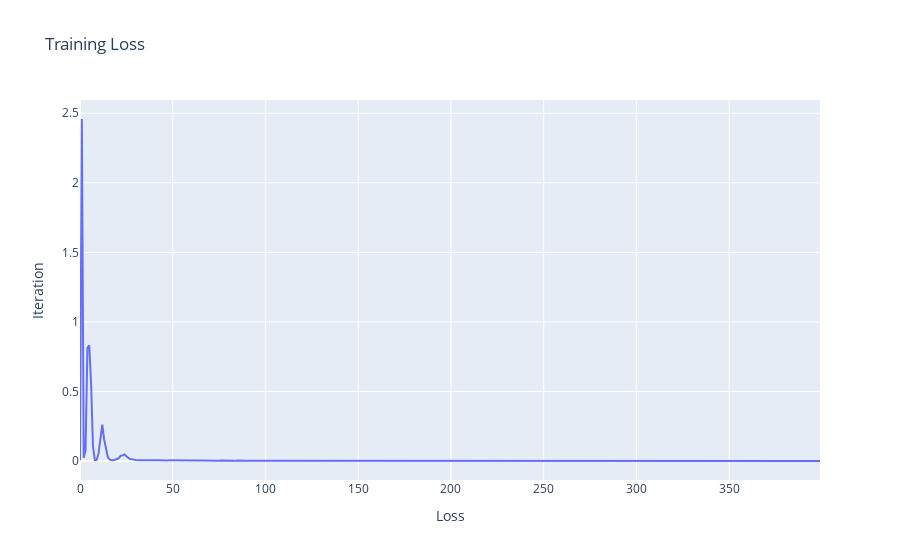

Notebook cell for this chart:
### Code cell
# Define the loss function and optimizer
criterion = nn.CrossEntropyLoss()
optimizer = optim.Adam(model.parameters(), lr=0.001)
losses = []

# Training the model
for epoch in range(20):
    running_loss = 0.0
    for images, labels in trainloader:
        images, labels = images.to(DEVICE), labels.to(DEVICE)
        optimizer.zero_grad()
        output = model(images)
        loss = criterion(output, labels)
        loss.backward()
        optimizer.step()
        running_loss += loss.item()
        losses.append(loss.item())
    print(f"Epoch {epoch+1}, Loss: {running_loss/len(trainloader)}")

print('Finished Training')

# Evaluate the model
correct = 0
total = 0
with torch.no_grad():
    for images, labels in testloader:
        images, labels = images.to(DEVICE), labels.to(DEVICE)
        outputs = model(images)
        _, predicted = torch.max(outputs.data, 1)
        total += labels.size(0)
        correct += (predicted == labels).sum().item()

print(f'Accuracy on the 10000 test images: {100 * correct / total}%')
line(losses, title='Training Loss', yaxis_title='Iteration', xaxis_title='Loss')

### Figure 1 — Plotly figure (JSON) as saved in the notebook; plotly's stock layout.template omitted (floating-point values rounded to 4 significant figures; data arrays with more than 128 entries replaced by an {"elided": "..."} marker saying what was removed)
{"data": [{"hovertemplate": "x=%{x}<br>y=%{y}<extra></extra>", "legendgroup": "", "line": {"color": "#636efa", "dash": "solid"}, "marker": {"symbol": "circle"}, "mode": "lines", "name": "", "orientation": "v", "showlegend": false, "type": "scatter", "x": {"elided": "400 int values"}, "xaxis": "x", "y": {"elided": "400 float values"}, "yaxis": "y"}], "layout": {"hovermode": "x unified", "legend": {"tracegroupgap": 0}, "title": {"text": "Training Loss"}, "xaxis": {"anchor": "y", "domain": [0, 1], "title": {"text": "Loss"}}, "yaxis": {"anchor": "x", "domain": [0, 1], "title": {"text": "Iteration"}}}}
